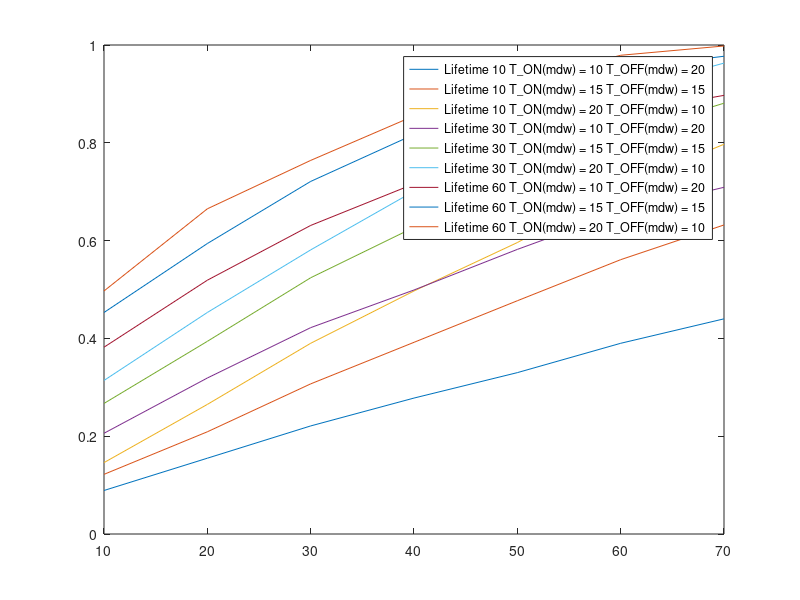

This chart was generated by the following MATLAB code:
timeONs = [10, 20, 30, 40, 50, 60, 70];

%lifetime = 10

success_rates101020 = [0.089, 0.155, 0.221, 0.278, 0.33, 0.39, 0.44];
success_rates101515 = [0.122, 0.209, 0.307, 0.392, 0.477, 0.561, 0.632];
success_rates102010 = [0.146, 0.265, 0.39, 0.497, 0.596, 0.71,  0.797];

a1 = plot(timeONs,success_rates101020);
hold on
a2 = plot(timeONs,success_rates101515);
hold on
a3 = plot(timeONs,success_rates102010);

%lifetime = 30

success_rates301020 = [0.206, 0.319, 0.422, 0.499, 0.582, 0.659, 0.709];
success_rates301515 = [0.267, 0.394, 0.524, 0.627, 0.721, 0.816, 0.881];
success_rates302010 = [0.314, 0.453, 0.581, 0.701, 0.807, 0.905, 0.963];


a4 = plot(timeONs,success_rates301020);
hold on
a5 = plot(timeONs,success_rates301515);
hold on
a6 = plot(timeONs,success_rates302010);

%lifetime = 60

success_rates601020 = [0.382, 0.519, 0.631, 0.716, 0.795, 0.860, 0.897];
success_rates601515 = [0.453, 0.594, 0.721, 0.817, 0.892, 0.951, 0.977];
success_rates602010 = [0.497, 0.665, 0.764, 0.855, 0.925, 0.979, 0.998];

a7 = plot(timeONs,success_rates601020);
hold on
a8 = plot(timeONs,success_rates601515);
hold on
a9 = plot(timeONs,success_rates602010);


M1 = 'Lifetime 10 T\_ON(mdw) = 10 T\_OFF(mdw) = 20';
M2 = 'Lifetime 10 T\_ON(mdw) = 15 T\_OFF(mdw) = 15';
M3 = 'Lifetime 10 T\_ON(mdw) = 20 T\_OFF(mdw) = 10';
M4 = 'Lifetime 30 T\_ON(mdw) = 10 T\_OFF(mdw) = 20';
M5 = 'Lifetime 30 T\_ON(mdw) = 15 T\_OFF(mdw) = 15';
M6 = 'Lifetime 30 T\_ON(mdw) = 20 T\_OFF(mdw) = 10';
M7 = 'Lifetime 60 T\_ON(mdw) = 10 T\_OFF(mdw) = 20';
M8 = 'Lifetime 60 T\_ON(mdw) = 15 T\_OFF(mdw) = 15';
M9 = 'Lifetime 60 T\_ON(mdw) = 20 T\_OFF(mdw) = 10';

legend([a1;a2;a3;a4;a5;a6;a7;a8;a9], M1,M2,M3,M4,M5,M6,M7,M8,M9);